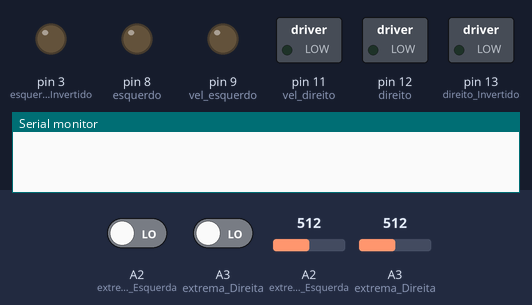
Simulated run of this sketch. Board: Arduino Uno, built with avr-gcc and run on an emulated ATmega328P. Shown: switched loads named in the sketch (green lamp = pin HIGH), output pins drawn as LEDs (lit = HIGH), the last lines printed to the serial monitor. Inputs (shaded band) come from the test bench; at power-on: A2 (extrema_Esquerda) = 512, A3 (extrema_Direita) = 512, A2 (extrema_Esquerda) LOW, A3 (extrema_Direita) LOW.

Above: at 1.2 s.
1.3 s: A2 (extrema_Esquerda) set to 211
4.3 s: A2 (extrema_Esquerda) set to 188
5.8 s: A3 (extrema_Direita) set to 122
At 9.1 s:
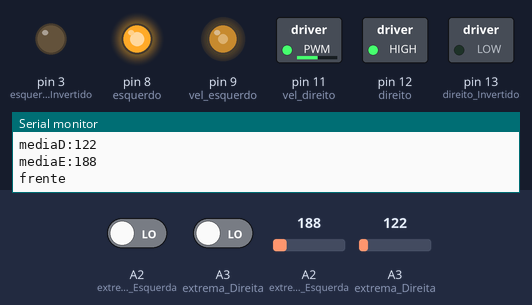
Timing chart, 0 to 10.6 s (numbered marks = the images above; inputs shaded):
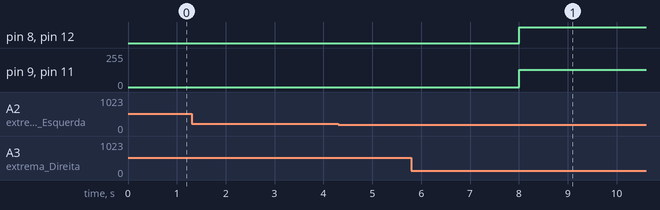

Measured:
- after the input at 4.3 s, every drawn part: stays the same
- after the input at 5.8 s, pin 8 (esquerdo): goes on until 8.0 s, then stays HIGH; pin 9 (vel_esquerdo), pin 11 (vel_direito): goes on until 8.0 s, then stays 130/255; pin 12 (direito): LOW → HIGH after 2.2 s; pin 13 (direito_Invertido): stops changing and stays LOW

The sketch:

seguidor_de_linha_4sensores.ino
```cpp
/*
==============================================================================================================
MAPEAMENTO DE HARDWARE:
==============================================================================================================*/
//Motor do lado direito
#define direito 12
#define direito_Invertido 13
#define vel_direito 11 //Precisa ser PWM

//Motor do lado esquerdo
#define esquerdo 8
#define esquerdo_Invertido 3
#define vel_esquerdo 9 //Precisa ser PWM

//Sensores
#define extrema_Direita A3
#define extrema_Esquerda A2

//Sensores de cor
#define pinS2_R 6
#define pinS3_R 7
#define pinOut_R A2
#define pinS2_L 2
#define pinS3_L 4
#define pinOut_L A3


//cortes
#define corte_fora_da_linha 10
#define corte_na_linha 10
#define corte_no_verde 13


unsigned int valorBrancoR = 0;
unsigned int valorVerdeR = 0;
unsigned int valorBrancoL = 0;
unsigned int valorVerdeL = 0;

void detectaCor();
void ler_sensores();


/*
==============================================================================================================
CONSTANTES:
==============================================================================================================*/

#define compensa_direito 0 //Valor somado a velocidade do motor direito
#define compensa_esquerdo 0 //Valor somado a velocidade do motor esquerdo
#define corte_sensor 100

#define tempo_giro 500
#define tempo_acerto 150
#define corte 200

#define media 10

/*
==============================================================================================================
VARIÁVEIS:
==============================================================================================================*/

int mediaD;
int mediaE;

int veloc_Frente = 130;
int veloc_Reverso = 130;


/*
==============================================================================================================
CONFIGURAÇÃO:
==============================================================================================================*/
void setup() {

  //Pinos dos motores como saída
  pinMode(direito, OUTPUT);
  pinMode(direito_Invertido, OUTPUT);
  pinMode(esquerdo, OUTPUT);
  pinMode(esquerdo_Invertido, OUTPUT);
  pinMode(vel_direito, OUTPUT);
  pinMode(vel_esquerdo, OUTPUT);

//  Pinos dos sensores como entrada
  pinMode(extrema_Direita, INPUT);
  pinMode(extrema_Esquerda, INPUT);


  Serial.begin(9600);
}


/*
==============================================================================================================
PROGRAMA PRINCIPAL:
==============================================================================================================*/
void loop() {
detectaCor();
ler_sensores();


  //pra frente
 if(mediaD < corte and mediaE < corte){
    frente();
    Serial.println("frente");
  }


 //virar pra esquerda
 if(mediaD < corte and mediaE > corte){
  esquerda();
    delay(300);
    para();
    delay(10);
    ler_sensores();
    Serial.println("esquerda");
  }


if(mediaD > corte and mediaE < corte){
  direita();
    delay(300);
    para();
    delay(10);
    ler_sensores();
    Serial.println("direita");
  }

if(mediaD > corte and mediaE > corte){
  para();
    ler_sensores();
    Serial.println("para");
  }
}


/*
==============================================================================================================
DEFININDO CADA FUNÇÃO:
==============================================================================================================*/

void frente(){

     digitalWrite(direito_Invertido, LOW);
     digitalWrite(esquerdo_Invertido, LOW);

     analogWrite(vel_direito, veloc_Frente+compensa_direito);
     analogWrite(vel_esquerdo, veloc_Frente+compensa_esquerdo);

     digitalWrite(direito, HIGH);
     digitalWrite(esquerdo, HIGH);

}

void tras(){

 digitalWrite(direito, LOW);
 digitalWrite(esquerdo, LOW);

 analogWrite(vel_direito, veloc_Reverso+compensa_direito);
 analogWrite(vel_esquerdo, veloc_Reverso+compensa_esquerdo);

 digitalWrite(direito_Invertido, HIGH);
 digitalWrite(esquerdo_Invertido, HIGH);

}


void para(){

 digitalWrite(direito_Invertido, LOW);
 digitalWrite(esquerdo_Invertido, LOW);

 analogWrite(vel_direito, 0);
 analogWrite(vel_esquerdo, 0);

 digitalWrite(direito, LOW);
 digitalWrite(esquerdo, LOW);

}

void direita(){

     digitalWrite(direito_Invertido, HIGH);
     digitalWrite(esquerdo_Invertido, LOW);

     analogWrite(vel_direito, veloc_Frente+compensa_direito);
     analogWrite(vel_esquerdo, veloc_Frente+compensa_esquerdo);

     digitalWrite(direito, LOW);
     digitalWrite(esquerdo, HIGH);

}

void esquerda(){

     digitalWrite(direito_Invertido, LOW);
     digitalWrite(esquerdo_Invertido, HIGH);

     analogWrite(vel_direito, veloc_Frente+compensa_direito);
     analogWrite(vel_esquerdo, veloc_Frente);

     digitalWrite(direito, HIGH);
     digitalWrite(esquerdo, LOW);

}

void girar_direita(){

 digitalWrite(direito, LOW);
 digitalWrite(esquerdo_Invertido, LOW);

 analogWrite(vel_direito, veloc_Reverso+compensa_direito);
 analogWrite(vel_esquerdo, veloc_Frente+compensa_esquerdo);

 digitalWrite(direito_Invertido, HIGH);
 digitalWrite(esquerdo, HIGH);

}

void girar_esquerda(){

 digitalWrite(direito_Invertido, LOW);
 digitalWrite(esquerdo, LOW);

 analogWrite(vel_direito, veloc_Frente+compensa_direito);
 analogWrite(vel_esquerdo, veloc_Reverso+compensa_esquerdo);

 digitalWrite(direito, HIGH);
 digitalWrite(esquerdo_Invertido, HIGH);

}

void tras_direita(){

 digitalWrite(direito, HIGH);
 digitalWrite(esquerdo, LOW);

 analogWrite(vel_direito, veloc_Reverso);
 analogWrite(vel_esquerdo, veloc_Reverso+compensa_esquerdo);

 digitalWrite(direito_Invertido, LOW);
 digitalWrite(esquerdo_Invertido, HIGH);

}

void tras_esquerda(){
 digitalWrite(direito, HIGH);
 digitalWrite(esquerdo, LOW);

 analogWrite(vel_direito, veloc_Reverso+compensa_direito);
 analogWrite(vel_esquerdo, veloc_Reverso);

 digitalWrite(direito_Invertido, LOW);
 digitalWrite(esquerdo_Invertido, HIGH);
 }


 // *********** Função de leitura do sensor de cor ********************
void detectaCor(){

  //Sem filtro
  digitalWrite(pinS3_R, LOW);
  digitalWrite(pinS2_R, HIGH);
  valorBrancoR = pulseIn(pinOut_R, digitalRead(pinOut_R) == HIGH ? LOW : HIGH);

  //Verde
  digitalWrite(pinS3_R, HIGH);
  digitalWrite(pinS2_R, HIGH);
  valorVerdeR = pulseIn(pinOut_R, digitalRead(pinOut_R) == HIGH ? LOW : HIGH);

//Sem filtro2
  digitalWrite(pinS3_L, LOW);
  digitalWrite(pinS2_L, HIGH);
  valorBrancoL = pulseIn(pinOut_L, digitalRead(pinOut_L) == HIGH ? LOW : HIGH);

    //Verde2
  digitalWrite(pinS3_L, HIGH);
  digitalWrite(pinS2_L, HIGH);
  valorVerdeL = pulseIn(pinOut_L, digitalRead(pinOut_L) == HIGH ? LOW : HIGH);
}


//ler sensores
void ler_sensores(){
int contador = 0;
int totalD = 0;
int totalE = 0;

while(contador < media){
  totalD = totalD + analogRead(extrema_Direita);
  totalE = totalE +analogRead(extrema_Esquerda);
  contador = contador + 1;
  }
 mediaD = totalD / media;
 mediaE = totalE / media;

Serial.print("mediaD:");
Serial.println(mediaD);
Serial.print("mediaE:");
Serial.println(mediaE);

}
```
